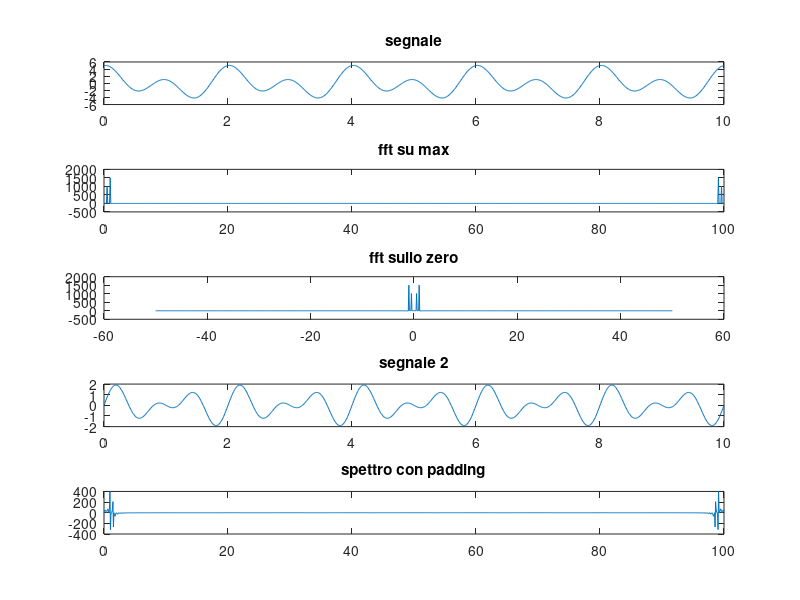
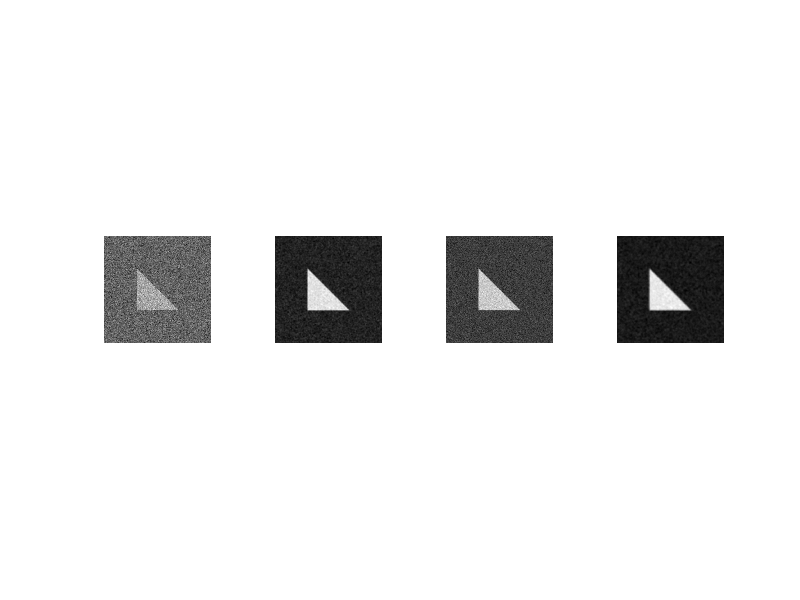

Write MATLAB code to recreate these figures, in order.
clear;

%Esercizio 1

%1

fcamp = 100;
tcamp = 1/fcamp;
tfine = 5*2;

%t = linspace(0, tfine, tcamp);
t = 0 : tcamp : tfine;

P = 2;
f = 1/P;
y = 1*sin(2*pi*f*t) + 2*cos(2*pi*f*t);
y = y + 3*cos(f*4*pi*t);

figure;
subplot(511);
    plot(t, y);
    title('segnale');

%2
fmax = fcamp;
f = 0 : fcamp/(length(t)-1) : fmax;
f2 = -fmax/2 : fcamp/(length(t)-1) : fmax/2;

Y = fft(y);
Y_zero = fftshift(Y);

subplot(512);
    plot(f, Y);
    title('fft su max');
subplot(513);
    plot(f2, Y_zero);
    title('fft sullo zero');

%3
u = sin(2*pi*1*t) + sin(2*pi*1.5*t);
padding = 250;
U = fft(u, length(t) + padding);

t3 = 0 : fcamp / (length(t) -1 + padding) : fcamp;

subplot(514);
    plot(t, u);
    title('segnale 2');
subplot(515);
    plot(t3, U);
    title('spettro con padding');
    
clear;
close all;

%Esercizio 2

img = zeros(512, 512);
img = img + 128;

tri = zeros(200);
tri = tri + 128;
for i=1:200
   tri(i:i, 1:i) = 200;
end

center = (512/2)-(200/2);
%size(img(center+1:center+200, center+1:center+200))
img(center+1:center+200, center+1:center+200) = tri;

figure;
subplot(231);
    imshow(img, [0 255]);

IMG = fftshift(fft2(img));
IMG_m = abs(IMG);
IMG_p = unwrap(angle(IMG));

subplot(232);
    imshow(log(IMG_m(1:128, 1:128)), []);
subplot(233);
    imshow(IMG_p, []);
    
IMGp = fft2(img, 612, 612);

subplot(234);
    imshow(real(log(IMGp)), []);
    
img_r = ifft2(IMGp);
phase = cos(angle(IMGp)) + 1i*sin(angle(IMGp));
img_rp = ifft2(phase);

subplot(235);
    imshow(real(img_r), []);
subplot(236);
    imshow(real(img_rp), []);
    
close all;

imgn = imnoise(mat2gray(img), 'gaussian', 0, 0.1);
f1 = fspecial('gaussian', 8, 5);
f2 = fspecial('gaussian', 8, 1);
f3 = fspecial('gaussian', 12, 5);
img1 = imfilter(imgn, f1);
img2 = imfilter(imgn, f2);
img3 = imfilter(imgn, f3);

subplot(141);
    imshow(imgn, []);
subplot(142);
    imshow(img1, []);
subplot(143);
    imshow(img2, []);
subplot(144);
    imshow(img3, []);
    
e1 = sum(sum(abs(img - img1))) / 512^2;
e2 = sum(sum(abs(img - img2))) / 512^2;
e3 = sum(sum(abs(img - img3))) / 512^2;

%stampo i valori
e1
e2
e3

fprintf("Il minore è : %.4f \n", min([e1, e2, e3])); %il igliore è il secondo
    
    

    





